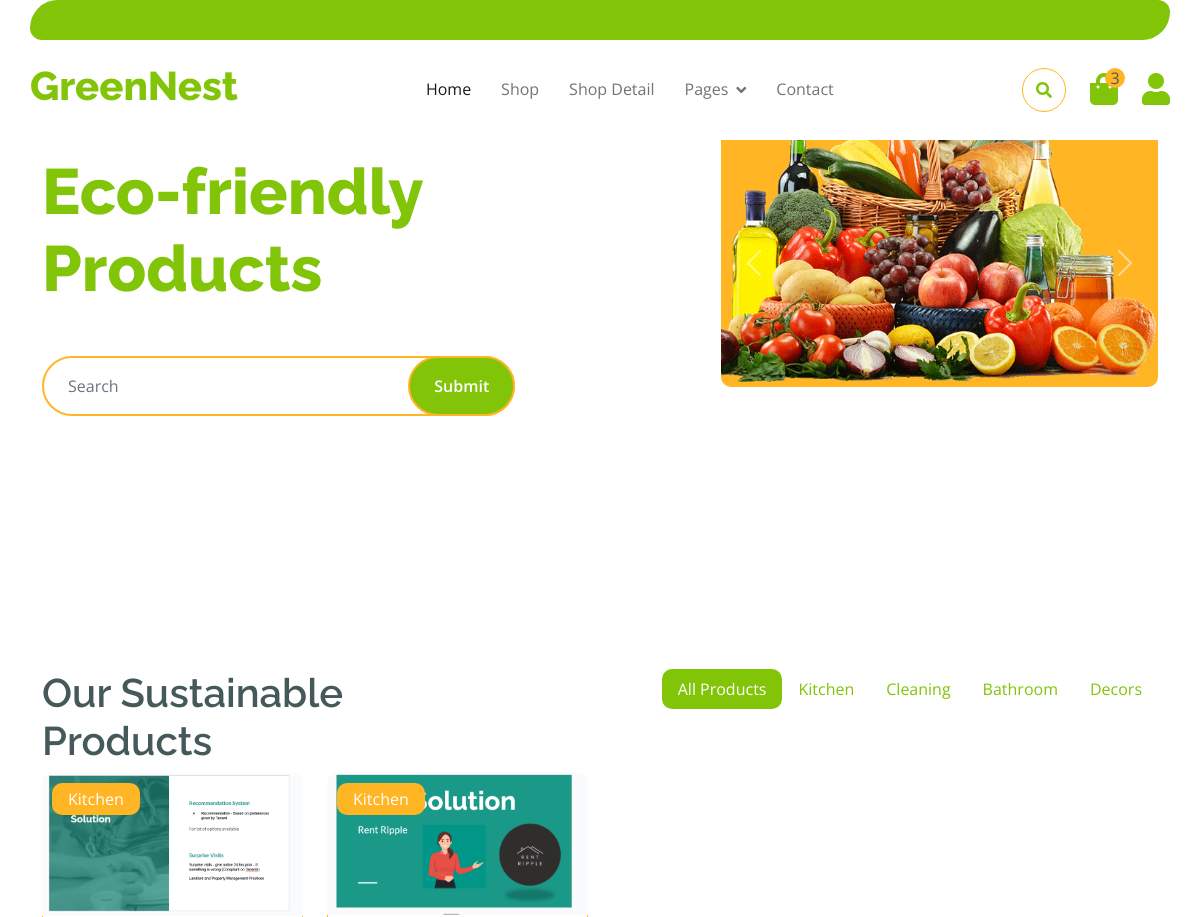
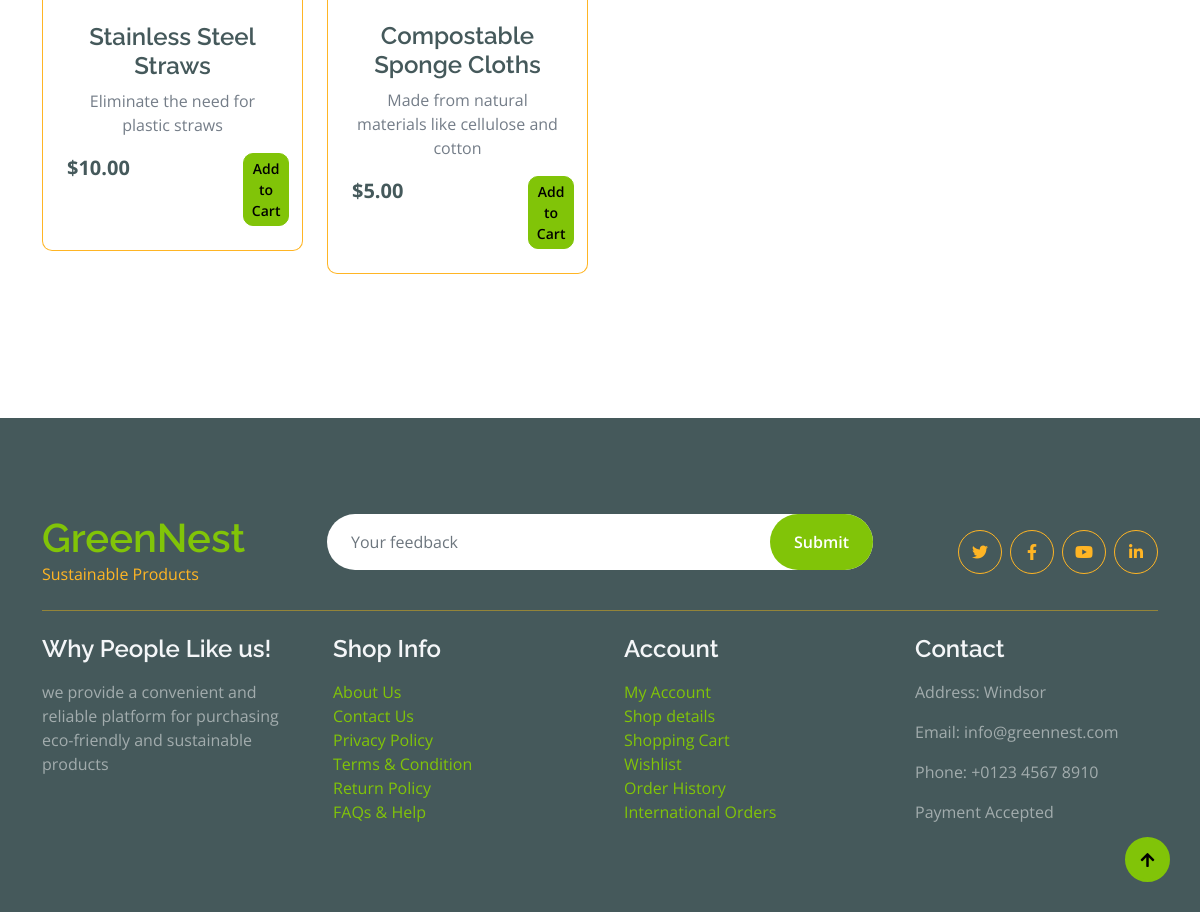
The page / on the database its author committed (2 pictures, top to bottom).
### landingPage/models.py (models this page shows, shortened)
class Category(models.Model):
    name = models.CharField(max_length=100)

class Product(models.Model):
    name = models.CharField(max_length=50)
    price = models.IntegerField(default=0)
    category = models.ForeignKey(Category, on_delete=models.CASCADE, default=1)
    description = models.CharField(
        max_length=200, default='', null=True, blank=True)
    image = models.ImageField(upload_to='products/')

### landingPage/views.py (the view)
# urls.py: path('', views.index, name='index'),
def index(request):
    categories = Category.objects.all()
    products = Product.objects.all()
    context = {
        'categories': categories,
        'products': products,
    }
    print(products[0].image.url)
    return render(request, 'landingPage/index.html', context)

### landingPage/templates/landingPage/index.html (shortened to what this page needs)
{% extends 'landingPage/base.html' %}
{% load static %}
{% block content %}
    <div class="container-fluid py-5 mb-5 hero-header">
        <div class="container py-5">
            <div class="row g-5 align-items-center">
                <div class="col-md-12 col-lg-7">
                    <h4 class="mb-3 text-secondary">Checkout Eco-friendly Products now !!</h4>
                    <h1 class="mb-5 display-3 text-primary">Eco-friendly Products</h1>
                    <div class="position-relative mx-auto">
                        <input class="form-control border-2 border-secondary w-75 py-3 px-4 rounded-pill" type="number" placeholder="Search">
                        <button type="submit" class="btn btn-primary border-2 border-secondary py-3 px-4 position-absolute rounded-pill text-white h-100" style="top: 0; right: 25%;">Submit</button>
                    </div>
                </div>
                <div class="col-md-12 col-lg-5">
                    <div id="carouselId" class="carousel slide position-relative" data-bs-ride="carousel">
                        <div class="carousel-inner" role="listbox">
                            <div class="carousel-item active rounded">
                                <img src="{% static 'img/hero-img-1.png' %}" class="img-fluid w-100 h-100 bg-secondary rounded" alt="First slide">
                                <a href="#" class="btn px-4 py-2 text-white rounded">Eco-friendly Products</a>
                            </div>
                        </div>
                        <button class="carousel-control-prev" type="button" data-bs-target="#carouselId" data-bs-slide="prev">
                            <span class="carousel-control-prev-icon" aria-hidden="true"></span>
                        </button>
                        <button class="carousel-control-next" type="button" data-bs-target="#carouselId" data-bs-slide="next">
                            <span class="carousel-control-next-icon" aria-hidden="true"></span>
                        </button>
                    </div>
                </div>
            </div>
        </div>
    </div>
    <div class="container-fluid fruite py-5">
        <div class="container py-5">
            <div class="tab-class text-center">
                <div class="row g-4">
                    <div class="col-lg-4 text-start">
                        <h1>Our Sustainable Products</h1>
                    </div>
                    <div class="col-lg-8 text-end">
                        <ul class="nav nav-pills d-inline-flex text-center mb-5">
                            <li class="nav-item">
                                <a class="nav-link {% if not category_id %}active{% endif %}" href="{% url 'landingPage:index' %}">All Products</a>
                            </li>
                            {% for category in categories %}
                            <li class="nav-item">
                                <a class="nav-link {% if category_id == category.id %}active{% endif %}" href="{% url 'landingPage:category_products' category.id %}">{{ category.name }}</a>
                            </li>
                            {% endfor %}
                        </ul>
                    </div>
                </div>
                <div class="tab-content">
                    <div class="row g-4">
                        {% for product in products %}
                        <div class="col-md-6 col-lg-4 col-xl-3">
                            <div class="rounded position-relative fruite-item">
                                <div class="fruite-img">
                                    <img src="{{ product.image.url }}" class="img-fluid w-100 rounded-top" alt="{{ product.name }}">
                                </div>
                                <div class="text-white bg-secondary px-3 py-1 rounded position-absolute" style="top: 10px; left: 10px;">{{ product.category.name }}</div>
                                <div class="p-4 border border-secondary border-top-0 rounded-bottom">
                                    <h4>{{ product.name }}</h4>
                                    <p>{{ product.description }}</p>
                                    <div class="d-flex justify-content-between flex-lg-wrap">
                                        <p class="text-dark fs-5 fw-bold mb-0">${{ product.price|floatformat:"2" }}</p>
                                        {% if product in request.session.cart %}
                                            <form action="" class="col-2" method="post">
                                                {% csrf_token %}
                                                <input type="hidden" name="product_id" value="{{ product.id }}">
                                                <button type="submit" class="btn btn-danger btn-sm">Remove</button>
                                            </form>
                                        {% else %}
                                            <form action="" class="col-2" method="post">
                                                <button type="submit" class="btn btn-primary btn-sm">Add to Cart</button>
                                            </form>
                                        {% endif %}
                                    </div>
                                </div>
                            </div>
                        </div>
                        {% endfor %}
                    </div>
                </div>
            </div>
        </div>
    </div>
{% endblock %}

### landingPage/templates/landingPage/base.html (shortened to what this page needs)
{% load static %}
<!DOCTYPE html>
<html lang="en">
<head>
    <link rel="stylesheet" href="https://use.fontawesome.com/releases/v5.15.4/css/all.css"/>
    <link href="https://cdn.jsdelivr.net/npm/bootstrap-icons@1.4.1/font/bootstrap-icons.css" rel="stylesheet">
    <link href="{% static 'lib/lightbox/css/lightbox.min.css' %}" rel="stylesheet">
    <link href="{% static 'lib/owlcarousel/assets/owl.carousel.min.css' %}" rel="stylesheet">
    <link href="{% static 'css/bootstrap.min.css' %}" rel="stylesheet">
    <link rel="stylesheet" type="text/css" href="{% static 'css/landingPage.css' %}">
</head>
<body>
    <div class="container-fluid fixed-top">
        <div class="container topbar bg-primary d-none d-lg-block">
        </div>
        <div class="container px-0">
            <nav class="navbar navbar-light bg-white navbar-expand-xl">
                <a href="{% url 'landingPage:index' %}" class="navbar-brand"><h1 class="text-primary display-6">GreenNest</h1></a>
                <div class="collapse navbar-collapse bg-white" id="navbarCollapse">
                    <div class="navbar-nav mx-auto">
                        <a href="{% url 'landingPage:index' %}" class="nav-item nav-link active">Home</a>
                        <a href="{% url 'landingPage:shop' %}" class="nav-item nav-link">Shop</a>
                        <a href="{% url 'landingPage:shop_detail' %}" class="nav-item nav-link">Shop Detail</a>
                        <div class="nav-item dropdown">
                            <a href="#" class="nav-link dropdown-toggle" data-bs-toggle="dropdown">Pages</a>
                        </div>
                        <a href="{% url 'landingPage:contact' %}" class="nav-item nav-link">Contact</a>
                    </div>
                    <div class="d-flex m-3 me-0">
                        <button class="btn-search btn border border-secondary btn-md-square rounded-circle bg-white me-4" data-bs-toggle="modal" data-bs-target="#searchModal"><i class="fas fa-search text-primary"></i></button>
                        <a href="#" class="position-relative me-4 my-auto">
                            <i class="fa fa-shopping-bag fa-2x"></i>
                            <span class="position-absolute bg-secondary rounded-circle d-flex align-items-center justify-content-center text-dark px-1" style="top: -5px; left: 15px; height: 20px; min-width: 20px;">3</span>
                        </a>
                        <a href="#" class="my-auto">
                            <i class="fas fa-user fa-2x"></i>
                        </a>
                    </div>
                </div>
            </nav>
        </div>
    </div>
    {% block content %}{% endblock %}
    <div class="container-fluid bg-dark text-white-50 footer pt-5 mt-5">
        <div class="container py-5">
            <div class="pb-4 mb-4" style="border-bottom: 1px solid rgba(226, 175, 24, 0.5) ;">
                <div class="row g-4">
                    <div class="col-lg-3">
                        <a href="#">
                            <h1 class="text-primary mb-0">GreenNest</h1>
                            <p class="text-secondary mb-0">Sustainable Products</p>
                        </a>
                    </div>
                    <div class="col-lg-6">
                        <div class="position-relative mx-auto">
                            <input class="form-control border-0 w-100 py-3 px-4 rounded-pill" type="number" placeholder="Your feedback">
                            <button type="submit" class="btn btn-primary border-0 border-secondary py-3 px-4 position-absolute rounded-pill text-white" style="top: 0; right: 0;">Submit</button>
                        </div>
                    </div>
                    <div class="col-lg-3">
                        <div class="d-flex justify-content-end pt-3">
                            <a class="btn  btn-outline-secondary me-2 btn-md-square rounded-circle" href=""><i class="fab fa-twitter"></i></a>
                            <a class="btn btn-outline-secondary me-2 btn-md-square rounded-circle" href=""><i class="fab fa-facebook-f"></i></a>
                            <a class="btn btn-outline-secondary me-2 btn-md-square rounded-circle" href=""><i class="fab fa-youtube"></i></a>
                            <a class="btn btn-outline-secondary btn-md-square rounded-circle" href=""><i class="fab fa-linkedin-in"></i></a>
                        </div>
                    </div>
                </div>
            </div>
            <div class="row g-5">
                <div class="col-lg-3 col-md-6">
                    <div class="footer-item">
                        <h4 class="text-light mb-3">Why People Like us!</h4>
                        <p class="mb-4">we provide a convenient and reliable platform for purchasing eco-friendly and sustainable products</p>
                    </div>
                </div>
                <div class="col-lg-3 col-md-6">
                    <div class="d-flex flex-column text-start footer-item">
                        <h4 class="text-light mb-3">Shop Info</h4>
                        <a class="btn-link" href="">About Us</a>
                        <a class="btn-link" href="">Contact Us</a>
                        <a class="btn-link" href="">Privacy Policy</a>
                        <a class="btn-link" href="">Terms & Condition</a>
                        <a class="btn-link" href="">Return Policy</a>
                        <a class="btn-link" href="">FAQs & Help</a>
                    </div>
                </div>
                <div class="col-lg-3 col-md-6">
                    <div class="d-flex flex-column text-start footer-item">
                        <h4 class="text-light mb-3">Account</h4>
                        <a class="btn-link" href="">My Account</a>
                        <a class="btn-link" href="">Shop details</a>
                        <a class="btn-link" href="">Shopping Cart</a>
                        <a class="btn-link" href="">Wishlist</a>
                        <a class="btn-link" href="">Order History</a>
                        <a class="btn-link" href="">International Orders</a>
                    </div>
                </div>
                <div class="col-lg-3 col-md-6">
                    <div class="footer-item">
                        <h4 class="text-light mb-3">Contact</h4>
                        <p>Address: Windsor</p>
                        <p>Email: info@greennest.com</p>
                        <p>Phone: +0123 4567 8910</p>
                        <p>Payment Accepted</p>
                    </div>
                </div>
            </div>
        </div>
    </div>
    <a href="#" class="btn btn-primary border-3 border-primary rounded-circle back-to-top"><i class="fa fa-arrow-up"></i></a>
</body>
</html>

### static/css/landingPage.css (style rules this page uses)
.back-to-top { position: fixed; right: 30px; bottom: 30px; display: flex; width: 45px; height: 45px; align-items: center; justify-content: center; transition: 0.5s; z-index: 99; }
.btn { font-weight: 600; transition: .5s; }
.btn-md-square { width: 44px; height: 44px; }
.btn-square, .btn-sm-square, .btn-md-square, .btn-lg-square { padding: 0; display: flex; align-items: center; justify-content: center; font-weight: normal; }
.btn.border-secondary { transition: 0.5s; }
.fixed-top { transition: 0.5s; background: var(--bs-white); border: 0; }
.topbar { padding: 20px; border-radius: 230px 100px; }
.navbar .navbar-nav .nav-link { padding: 10px 15px; font-size: 16px; transition: .5s; }
.navbar { height: 100px; border-bottom: 1px solid rgba(255, 255, 255, .1); }
.navbar .dropdown-toggle::after { border: none; content: "\f107"; font-family: "Font Awesome 5 Free"; font-weight: 700; vertical-align: middle; margin-left: 8px; }

### rows shown on the page
Category: name "Kitchen"
Category: name "Cleaning"
Category: name "Bathroom"
Category: name "Decors"
Product: image (picture), category.name "Kitchen", name "Stainless Steel Straws", description "Eliminate the need for plastic straws", price "10.00"
Product: image (picture), category.name "Kitchen", name "Compostable Sponge Cloths", description "Made from natural materials like cellulose and cotton", price "5.00"
